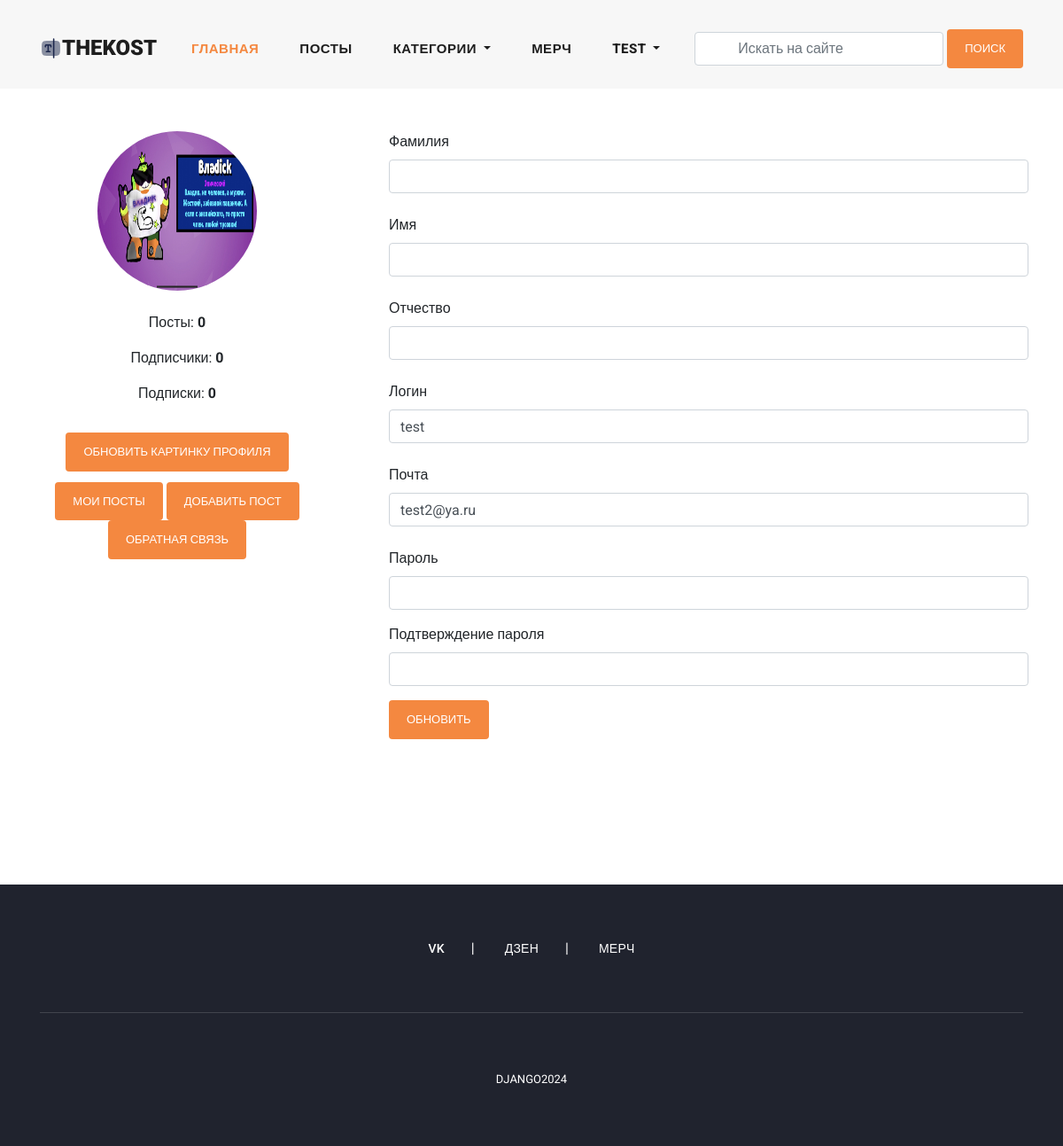
/profile/ (signed in), run on the app's committed database.
### user_profile/models.py (models this page shows, shortened)
class User(AbstractUser):
    email = models.EmailField(
        max_length=150,
        unique=True,
        error_messages={
            "unique": "Адрес электронной почты должен быть уникальным"
        }
    )
    profile_image = models.ImageField(
        null=True,
        blank=True,
        upload_to="profile_images"
    )
    followers = models.ManyToManyField("Follow")
    REQUIRED_FIELDS = ["email"]
    objects = CustomUserManager()
    def get_profile_picture(self):
        url = ""
        try:
            url = self.profile_image.url
        except:
            url = ""
        return url

### user_profile/views.py (the view, shortened to what this page needs)
# urls.py: path('profile/', profile, name='profile'),
@login_required(login_url='login')  # Декоратор, требующий, чтобы пользователь был авторизован
def profile(request):
    account = get_object_or_404(User, pk=request.user.pk)  # Получение учетной записи пользователя
    form = UserProfileUpdateForm(instance=account)  # Создание экземпляра формы обновления профиля
    context = {
        "account": account,
        "form": form
    }
    return render(request, 'profile/profile.html', context)

### user_profile/forms.py (shortened to what this page needs)
class UserProfileUpdateForm(forms.ModelForm):
    class Meta:
        model = User
        fields = ("first_name", "last_name", "username", "email",)

### blog/context_processors.py (called while the page is built)
def get_all_categories(request):
    categories = Category.objects.all()
    context = {
        "categories": categories
    }
    return context

### templates/profile/profile.html (shortened to what this page needs)
{% extends 'base/base.html' %}
{% load static %}
{% block content %}
    <section class="profile">
        <div class="container-fluid">
            <div class="row py-5">
                <div class="col-md-4">
                    <div class="text-center">
                        <img class="rounded rounded-circle profile-picture" src="{{ request.user.get_profile_picture }}"
                             alt="">
                        <ul class="text-center py-3">
                            <li class="py-2">
                                <span>Посты: <strong>{{ account.user_blogs.count }}</strong></span>
                            </li>
                            <li class="py-2">
                                <span>Подписчики: <strong>{{ account.followers.all.count }}</strong></span>
                            </li>
                            <li class="py-2">
                                <span>Подписки: <strong>{{ account.user_follows.all.count }}</strong></span>
                            </li>
                        </ul>
                    </div>
                    <div class="text-center pt-2 pb-1">
                        <button type="button" class="btn btn-primary" data-toggle="modal" data-target="#exampleModal">
                            Обновить картинку профиля
                        </button>
                    </div>
                    <div class="text-center pt-2 pb-1">
                        <button type="button" class="btn btn-primary" href="{% url 'my_blogs' %}">
                            Мои посты
                        </button>
                        <button type="button" class="btn btn-primary" href="{% url 'add_blog' %}">
                            Добавить пост
                        </button>
                        <button type="button" class="btn btn-primary" href="{% url 'feedback' %}">
                            Обратная связь
                        </button>
                    </div>
                </div>
                <div class="col-md-8">
                    <form class="px-4" action="{% url 'profile' %}" method="POST">
                        <div class="form-group">
                            <label for="lastname">Фамилия</label>
                            <input class="form-control" name="last_name" value="{{ account.last_name }}" type="text">
                            <p class="text-danger error py-1">{{ form.last_name.errors }}</p>
                        </div>
                        <div class="form-group">
                            <label for="firstname">Имя</label>
                            <input class="form-control" name="first_name" value="{{ account.first_name }}" type="text">
                            <p class="text-danger error py-1">{{ form.first_name.errors }}</p>
                        </div>
                        <div class="form-group">
                            <label for="middlename">Отчество</label>
                            <input class="form-control" name="last_name" value="{{ account.last_name }}" type="text">
                            <p class="text-danger error py-1">{{ form.last_name.errors }}</p>
                        </div>
                        <div class="form-group">
                            <label for="username">Логин</label>
                            <input class="form-control" name="username" value="{{ account.username }}" type="text">
                            <p class="text-danger error py-1">{{ form.username.errors }}</p>
                        </div>
                        <div class="form-group">
                            <label for="email">Почта</label>
                            <input class="form-control" name="email" value="{{ account.email }}" type="email">
                            <p class="text-danger error py-1">{{ form.email.errors }}</p>
                        </div>
                        <div class="form-group">
                            <label for="new_password">Пароль</label>
                            <input class="form-control" name="new_password" value="" type="password">
                        </div>
                        <div class="form-group">
                            <label for="confirm_password">Подтверждение пароля</label>
                            <input class="form-control" name="confirm_password" value="" type="password">
                        </div>
                        <div class="form-group mt-2">
                            <button class="btn btn-primary">Обновить</button>
                        </div>
                    </form>
                </div>
            </div>
        </div>
    </section>
{% endblock content %}

### templates/base/header.html (shortened to what this page needs)
{% load static %}
<header class="">
    <nav class="navbar navbar-expand-lg">
        <div class="container">
            <a class="navbar-brand mx-auto my-auto" style="display: flex;" href="{% url 'home' %}">
                <img src="{% static 'images/logo.svg' %}" alt="">
                <h2>TheKost</h2>
            </a>
            <div class="collapse navbar-collapse" id="navbarResponsive">
                <ul class="navbar-nav ml-auto">
                    <li class="nav-item active">
                        <a class="nav-link" href="{% url 'home' %}">Главная
                        </a>
                    </li>
                    <li class="nav-item">
                        <a class="nav-link" href="{% url 'blogs' %}">Посты</a>
                    </li>
                    <li class="nav-item dropdown">
                        <a class="nav-link dropdown-toggle" href="#" id="navbarDropdown" role="button"
                           data-toggle="dropdown" aria-haspopup="true" aria-expanded="false">
                            Категории
                        </a>
                    </li>
                    <li class="nav-item">
                        <a class="nav-link" href="{% url 'shop' %}">Мерч</a>
                    </li>
                    {% if request.user.is_authenticated %}
                        <li class="nav-item dropdown">
                            <a class="nav-link dropdown-toggle" href="#" id="navbarDropdown" role="button"
                               data-toggle="dropdown" aria-haspopup="true" aria-expanded="false">
                                {{ request.user.username }}
                            </a>
                        </li>
                    {% else %}
                        <li class="nav-item">
                            <a class="nav-link" href="{% url 'login' %}">Войти</a>
                        </li>
                    {% endif %}
                </ul>
                <form class="form-inline d-flex flex-nowrap my-2 ml-auto search-form" action="{% url 'search_blogs' %}"
                      method="GET">
                    <input class="form-control px-5" name="search" type="text" placeholder="Искать на сайте" required>
                    <button class="btn btn-primary ml-1">Поиск</button>
                </form>
            </div>
        </div>
    </nav>
</header>

### assets/css/css-base.css (style rules this page uses)
body { font-family: 'Roboto', sans-serif; overflow-x: hidden; text-rendering: optimizeLegibility; -webkit-font-smoothing: antialiased; -moz-osx-font-smoothing: grayscale; }
p { margin-bottom: 0px; font-size: 15px; font-weight: 400; color: #7a7a7a; line-height: 30px; }
a { text-decoration: none !important; }
ul { padding: 0; margin: 0; list-style: none; }
h1, h2, h3, h4, h5, h6 { margin: 0px; }
header { z-index: 99999; width: 100%; height: 100px; background-color: #f7f7f7; -webkit-transition: all 0.3s ease-in-out 0s; -moz-transition: all 0.3s ease-in-out 0s; -o-transition: all 0.3s ease-in-out 0s; transition: all 0.3s ease-in-out 0s; }
header .navbar { padding: 25px 0px; }
.navbar .navbar-brand { float: left; margin-top: -12px; outline: none; }
.navbar .navbar-brand h2 { color: #1e1e1e; text-transform: uppercase; font-size: 24px; font-weight: 900; -webkit-transition: all .3s ease 0s; -moz-transition: all .3s ease 0s; -o-transition: all .3s ease 0s; transition: all .3s ease 0s; }
#navbarResponsive { z-index: 999; }
.navbar-collapse { text-align: center; }
.navbar .navbar-nav .nav-item { margin: 0px 15px; }
.navbar .navbar-nav a.nav-link { text-transform: capitalize; font-size: 15px; font-weight: 800; text-transform: uppercase; letter-spacing: 0.5px; color: #1e1e1e; transition: all 0.3s; }
.navbar .navbar-nav .nav-link:hover, .navbar .navbar-nav .active > .nav-link, .navbar .navbar-nav .nav-link.active, .navbar .navbar-nav .nav-link.show, .navbar .navbar-nav .show > .nav-link { color: #f48840; }

### assets/css/main.css (style rules this page uses)
.btn-primary { display: inline-block; background-color: #f48840; color: #fff; font-size: 13px; font-weight: 500; padding: 12px 20px; text-transform: uppercase; transition: all .3s; border: none; outline: none; }
input, textarea { text-transform: none !important; }
.profile-picture { max-width: 100%; width: 180px; height: 180px; }

### data on the page
User: user.username "TEST", user.get_profile_picture (picture), user_blogs.count "0", followers.all.count "0", user_follows.all.count "0", username "test", email "test2@ya.ru"
